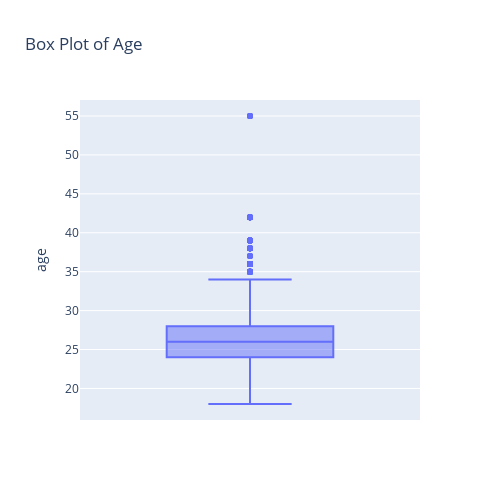

Write notebook code for a chart like this one.
### Markdown cell above
### What is the age of the participants ?

### Code cell
# let's display now the age of those participants in a box plot :

fig = px.box(dataset, y='age', title='Box Plot of Age')
fig.update_layout(width=500, height=500)
fig.show()

### Figure 1 — Plotly figure (JSON) as saved in the notebook; plotly's stock layout.template omitted (floating-point values rounded to 4 significant figures; data arrays with more than 128 entries replaced by an {"elided": "..."} marker saying what was removed)
{"data": [{"alignmentgroup": "True", "hovertemplate": "age=%{y}<extra></extra>", "legendgroup": "", "marker": {"color": "#636efa"}, "name": "", "notched": false, "offsetgroup": "", "orientation": "v", "showlegend": false, "type": "box", "x0": " ", "xaxis": "x", "y": {"elided": "8378 int values"}, "y0": " ", "yaxis": "y"}], "layout": {"boxmode": "group", "height": 500, "legend": {"tracegroupgap": 0}, "title": {"text": "Box Plot of Age"}, "width": 500, "xaxis": {"anchor": "y", "domain": [0, 1]}, "yaxis": {"anchor": "x", "domain": [0, 1], "title": {"text": "age"}}}}
